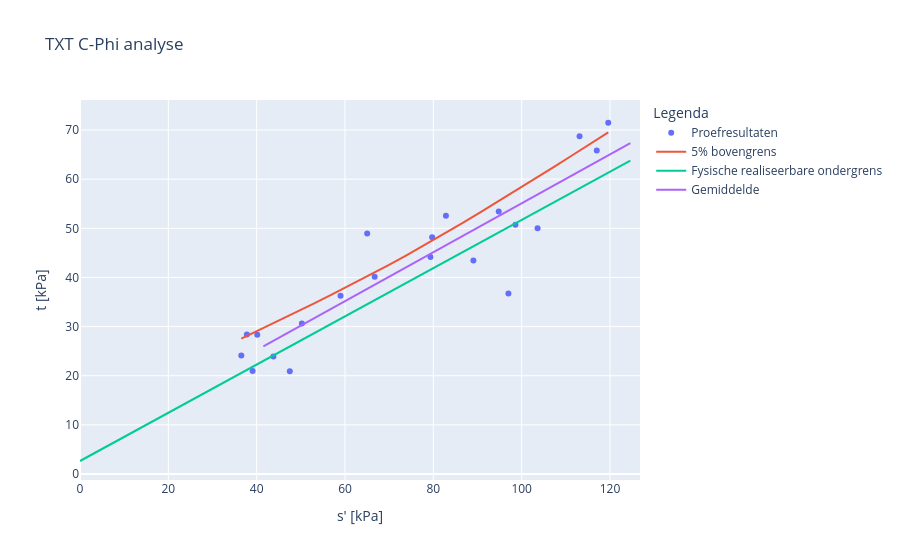

This figure's notebook cell:
### Code cell
# test c phi analyse
from pv_tool.analysis.c_phi_analysis import CPhiAnalyse
from pv_tool.analysis.variables import *

dbase_df = dbase.dbase_df
#print(dbase_df.index)

# Controleer dropdown keuze verzameling
if dropdown_verzameling_txt.value:
    print(f'Je hebt gekozen: {dropdown_verzameling_txt.value}')
else:
    print("Er is geen verzameling geselecteerd.")

# Controleer dropdown templates en geef de gekozen waarde terug
if dropdown_rekpercentage.value:
    print(f'Je hebt gekozen: {dropdown_rekpercentage.value}')
else:
    print("Er is geen template geselecteerd.")


#analyse = CPhiAnalyse(dbase=dbase, investigation_groups=['TXT_SAFE_klei_licht_16_175'], effective_stress='15% rek',
#                      analysis_type='TXT_CPhi')
analyse = CPhiAnalyse(dbase=dbase, investigation_groups=[dropdown_verzameling_txt.value], effective_stress= dropdown_rekpercentage.value,
                      analysis_type='TXT_CPhi')


#analyse.apply_parameters(cohesie_gem = 8)
#analyse.apply_parameters(phi_kar = 0.53)
#analyse.apply_parameters(cohesie_kar = 6.72)

#analyse.apply_settings(material_factor_cohesion = 1) 
#analyse.apply_settings(material_factor_tan_phi = 1) 

#analyse.apply_settings(alpha = Alpha.LOCAL) 

#analyse.factsheet()
analyse.show_figure()

# Bestandspad samenstellen: gekozen map + bestandsnaam
bestand_naam = f"{selected_directory}/c_phi_data_geforceerd.xlsx"
# Dataframe tussenstappen
df = analyse.cphi_analyses_data_df

# Exporteer DataFrame naar Excel
df.to_excel(bestand_naam, index=False)

### Figure 1 — Plotly figure (JSON) as saved in the notebook; plotly's stock layout.template omitted (floating-point values rounded to 4 significant figures)
{"data": [{"hoverinfo": "text", "mode": "markers", "name": "Proefresultaten", "text": ["8.0_bo_36-5_1002+002_kr_9a", "16.0_bo_36-5_964+006_kr_5", "22.0_bo_36-5_964+006_kr_10", "31.0_bo_36-5_969+001_kr_3", "35.0_bo_36-5_969+001_kr_7", "48.0_bo_36-5_972+100_kr_13", "55.0_bo_36-5_972+100_kr_7", "60.0_bo_36-5_978+101_kr_3", "66.0_bo_36-5_978+101_kr_9", "77.0_bo_36-5_983+001_kr_7", "85.0_bo_36-5_987+094_bit_4", "86.0_bo_36-5_987+094_bit_5", "87.0_bo_36-5_987+094_bit_6a", "95.0_bo_36-5_990+099_bit_3", "96.0_bo_36-5_990+099_bit_4", "115.0_bo_36-5_991+042_kr_6", "116.0_bo_36-5_991+042_kr_7", "118.0_bo_36-5_991+042_kr_9", "127.0_bo_36-5_994+094_kr_1", "135.0_bo_36-5_994+094_kr_8", "148.0_bo_36-5_999+001_kr_10"], "type": "scatter", "x": [82.85, 103.6, 98.59, 39.08, 79.73, 36.52, 97.0, 47.5, 79.35, 94.8, 58.99, 43.78, 37.78, 50.23, 40.13, 117.0, 89.07, 66.71, 65.02, 119.6, 113.1], "y": [52.56, 49.99, 50.7, 20.96, 48.18, 24.11, 36.72, 20.93, 44.17, 53.44, 36.29, 23.9, 28.4, 30.63, 28.33, 65.85, 43.47, 40.14, 48.95, 71.48, 68.72]}, {"mode": "lines", "name": "5% bovengrens", "type": "scatter", "x": [36.52, 40.67, 44.83, 48.98, 53.14, 57.29, 61.44, 65.6, 69.75, 73.91, 78.06, 82.21, 86.37, 90.52, 94.68, 98.83, 103.0, 107.1, 111.3, 115.4, 119.6], "y": [27.57, 29.35, 31.14, 32.95, 34.79, 36.65, 38.54, 40.48, 42.46, 44.5, 46.59, 48.74, 50.93, 53.17, 55.44, 57.74, 60.06, 62.41, 64.76, 67.13, 69.51]}, {"mode": "lines", "name": "Fysische realiseerbare ondergrens", "type": "scatter", "x": [0, 124.6], "y": [2.644, 63.75]}, {"mode": "lines", "name": "Gemiddelde", "type": "scatter", "x": [41.52, 124.6], "y": [25.95, 67.34]}], "layout": {"legend": {"title": {"text": "Legenda"}}, "title": {"text": "TXT C-Phi analyse"}, "xaxis": {"title": {"text": "s' [kPa]"}}, "yaxis": {"title": {"text": "t [kPa]"}}}}
